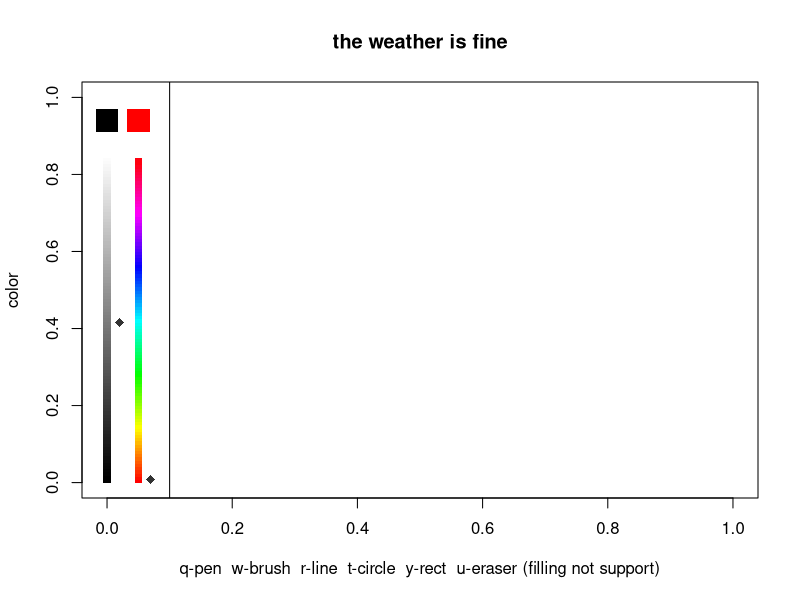

The R script that drew this image:
draw<-function(){
	x11()
	plot(c(0,0),xlim=c(0,1),ylim=c(0,1),col='white',main="the weather is fine",xlab="q-pen  w-brush  r-line  t-circle  y-rect  u-eraser (filling not support)",ylab='color')
	data<-data.frame(x=0,y=0)
	new<-F
	p1<-c(0.1475410,0.1743666)
	p2<-c(0.9090909,0.8569300)
	color<-c(1,50)
	pre.col<-color
	pen<-1
	cex<-5
	prex<-0
	prey<-0
	lin<-F
	cir<-F
	rec<-F
	tag<-100
	col.vector<-rainbow(100)
	for(i in 1:100){col.vector[i]<-substring(col.vector[i],1,7)}
	grey.vector<-99:0
	points(rep(0,100),100:1/100/1.2,col=paste("grey",grey.vector,sep=""),pch=15)
	points(rep(0.05,tag),1:tag/tag/1.2,col=col.vector,pch=15)
	points(c(0.07,0.02),c(pre.col[1]/tag,pre.col[2]/100)/1.2,pch=18,cex=1.2,col='white')
	points(c(0.07,0.02),c(color[1]/tag,color[2]/100)/1.2,pch=18,cex=1.2,col='grey20')
	points(0.05,0.94,pch=15,col=col.vector[color[1]],cex=3)
	points(0,0.94,pch=15,col='black',cex=3)
	abline(v=0.1)
	add1<-function(a,px,py){
		change.col<-function(){
			if(color[2]/100>=0.5 & color[1]>=0){col<-mixcolor((color[2]/100-0.5)*2,hex2RGB(col.vector[color[1]]),RGB(1,1,1))}
			else if(color[1]>=0){col<-mixcolor((0.5-color[2]/100)*2,hex2RGB(col.vector[color[1]]),RGB(0,0,0))}
			else if(color[1]==-1){col<-mixcolor(color[2]/100,RGB(0,0,0),RGB(1,1,1))}
			col<-col@coords
			return(rgb(col[1],col[2],col[3]))
		}
		show.col<-function(){
			points(c(0.07,0.02),c(pre.col[1]/tag,pre.col[2]/100)/1.2,pch=18,cex=1.2,col='white')
			points(c(0.07,0.02),c(color[1]/tag,color[2]/100)/1.2,pch=18,cex=1.2,col='grey20')
			points(0.05,0.94,pch=15,col=change.col(),cex=3)
			pre.col<<-color
		}
		choose.col<-function(x,y){
			if(abs(x)<0.01 & y>0 & y<1/1.2){color[2]<<-round(y*120)}
			else if(abs(x-0.05)<0.01 & y>0 & y<1/1.2){color[1]<<-round(y*1.2*100)}
			else if(abs(x)<0.03 & y>1/1.2){color[1]<<--1}
			show.col()
		}
		if(pen!=4){lin<<-F}
		if(pen!=5){cir<<-F}
		point<-function(x,y){
			temp<-matrix(c(runif(3*cex*10)),ncol=3)
			temp[,1]<-sin(temp[,1]*2*pi)*0.02*temp[,2]+px-0.01
			temp[,2]<-sin(temp[,3]*2*pi)*0.02*temp[,2]*cex/5+py-0.01
			points(temp,pch=16,cex=0.4,col=change.col())
		}
		line<-function(x,y){
			if(lin==F){lin<<-T}
			else{
				lines(c(x,prex),c(y,prey),type='l',lwd=5*cex/10,col=change.col())
				lin<<-F
			}
			prex<<-x
			prey<<-y
		}
		circle<-function(x,y){
			if(cir==F){cir<<-T}
			else{
				temp<-(1:1000)/1000
				ra<-sqrt((x-prex)^2+(y-prey)^2)
				points(prex+cos(temp*2*pi)*ra,prey+sin(temp*2*pi)*ra,cex=0.8*cex/10,col=change.col())
				cir<<-F
			}		
			prex<<-x
			prey<<-y	
		}
		rect<-function(x,y){
			if(rec==F){rec<<-T}
			else{
				lines(c(x,prex),c(prey,prey),type='l',lwd=5*cex/10,col=change.col())
				lines(c(x,x),c(y,prey),type='l',lwd=5*cex/10,col=change.col())
				lines(c(prex,prex),c(y,prey),type='l',lwd=5*cex/10,col=change.col())
				lines(c(x,prex),c(y,y),type='l',lwd=5*cex/10,col=change.col())
				rec<<-F
			}
			prex<<-x
			prey<<-y	
		}
		px<-round((px-p1[1])/(p2[1]-p1[1]),3)
		py<-round((py-p1[2])/(p2[2]-p1[2]),3)
		if(px<1 & px>-0.05 & py<1 & py>0){
			if(px<0.13){choose.col(px,py)}
			else{
				if(pen==1)points(px,py,pch=16,col=change.col(),cex=cex/10)
				if(pen==2)point(px,py)
				if(pen==3)painting(a,px,py)
				if(pen==4)line(px,py)
				if(pen==5)circle(px,py)
				if(pen==6)rect(px,py)
				if(pen==7)points(px,py,pch=16,col='white',cex=cex)	
			}
		}
		return(NULL)
	}
	add2<-function(a,px,py){
		change.col<-function(){
			if(color[2]/100>=0.5 & color[1]>=0){col<-mixcolor((color[2]/100-0.5)*2,hex2RGB(col.vector[color[1]]),RGB(1,1,1))}
			else if(color[1]>=0){col<-mixcolor((0.5-color[2]/100)*2,hex2RGB(col.vector[color[1]]),RGB(0,0,0))}
			else if(color[1]==-1){col<-mixcolor(color[2]/100,RGB(0,0,0),RGB(1,1,1))}
			col<-col@coords
			return(rgb(col[1],col[2],col[3]))
		}
		show.col<-function(){
			points(c(0.07,0.02),c(pre.col[1]/tag,pre.col[2]/100)/1.2,pch=18,cex=1.2,col='white')
			points(c(0.07,0.02),c(color[1]/tag,color[2]/100)/1.2,pch=18,cex=1.2,col='grey20')
			points(0.05,0.94,pch=15,col=change.col(),cex=3)
			pre.col<<-color
		}
		choose.col<-function(x,y){
			if(abs(x)<0.01 & y>0 & y<1/1.2){color[2]<<-round(y*120)}
			else if(abs(x-0.05)<0.01 & y>0 & y<1/1.2){color[1]<<-round(y*1.2*100)}
			else if(abs(x)<0.03 & y>1/1.2){color[1]<<--1}
			show.col()
		}
		if(pen!=4 & pen!=1){lin<<-F}
		if(pen!=5){cir<<-F}
		point<-function(x,y){
			temp<-matrix(c(runif(3*cex*10)),ncol=3)
			temp[,1]<-sin(temp[,1]*2*pi)*0.02*temp[,2]+px-0.01
			temp[,2]<-sin(temp[,3]*2*pi)*0.02*temp[,2]*cex/5+py-0.01
			points(temp,pch=16,cex=0.4,col=change.col())
		}
		line<-function(x,y){
			if(lin==F){lin<<-T}
			else{
				lines(c(x,prex),c(y,prey),type='l',lwd=5*cex/10,col=change.col())
				lin<<-F
			}
			prex<<-x
			prey<<-y
		}
		circle<-function(x,y){
			if(cir==F){cir<<-T}
			else{
				temp<-(1:1000)/1000
				ra<-sqrt((x-prex)^2+(y-prey)^2)
				points(prex+cos(temp*2*pi)*ra,prey+sin(temp*2*pi)*ra,cex=0.8*cex/10,col=change.col())
				cir<<-F
			}		
			prex<<-x
			prey<<-y	
		}
		rect<-function(x,y){
			if(rec==F){rec<<-T}
			else{
				lines(c(x,prex),c(prey,prey),type='l',lwd=5*cex/10,col=change.col())
				lines(c(x,x),c(y,prey),type='l',lwd=5*cex/10,col=change.col())
				lines(c(prex,prex),c(y,prey),type='l',lwd=5*cex/10,col=change.col())
				lines(c(x,prex),c(y,y),type='l',lwd=5*cex/10,col=change.col())
				rec<<-F
			}
			prex<<-x
			prey<<-y	
		}
		linep<-function(x,y){
			if(lin==F){lin<<-T}
			else{lines(c(x,prex),c(y,prey),type='l',lwd=5*cex/10,col=change.col())}
			prex<<-x
			prey<<-y
		}
		px<-round((px-p1[1])/(p2[1]-p1[1]),3)
		py<-round((py-p1[2])/(p2[2]-p1[2]),3)
		if(px<1 & px>-0.05 & py<1 & py>0){
			if(px<0.13){choose.col(px,py)}
			else{
				if(pen==1)linep(px,py)
				if(pen==2)point(px,py)
				if(pen==3)painting(a,px,py)
				if(pen==4)line(px,py)
				if(pen==5)circle(px,py)
				if(pen==6)rect(px,py)
				if(pen==7)points(px,py,pch=16,col='white',cex=cex)	
			}
		}
		return(NULL)
	}
	painting<-function(a,px,py){
		paint<-function(x,y){
			if(!(x<=1e-3 | y<=1e-3 | x>1 | y>1)){
				if(record[x*(1e+3),y*(1e+3)]==record[px*(1e+3),py*(1e+3)] & flag[x*(1e+3),y*(1e+3)]==0){
					##points(x,y,pch=15,cex=0.1,col=color)
					flag[x*(1e+3),y*(1e+3)]<<-1
					if(round(x,1)>(1e-3) & round(y,1)>(1e-3) & round(x,1)<=1-(1e-3) & round(y,1)<=1-(1e-3))if(flag[x*(1e+3),y*(1e+3)+1]==0)paint(x,y+(1e-3))
					if(round(x,1)>(1e-3) & round(y,1)>(1e-3) & round(x,1)<=1-(1e-3) & round(y,1)<=1-(1e-3))if(flag[x*(1e+3)+1,y*(1e+3)]==0)paint(x+(1e-3),y)
					if(round(x,1)>(1e-3) & round(y,1)>(1e-3) & round(x,1)<=1-(1e-3) & round(y,1)<=1-(1e-3))if(flag[x*(1e+3),y*(1e+3)-1]==0)paint(x,y-(1e-3))
					if(round(x,1)>(1e-3) & round(y,1)>(1e-3) & round(x,1)<=1-(1e-3) & round(y,1)<=1-(1e-3))if(flag[x*(1e+3)-1,y*(1e+3)]==0)paint(x-(1e-3),y)
				}
			}
		}
		px<-(px-p1[1])/(p2[1]-p1[1])
		py<-(py-p1[2])/(p2[2]-p1[2])
		px<-round(px,1)
		py<-round(py,1)
		x<-px
		y<-py
		##if(!(x<0 | y<0 | x>1 | y>1) & record[x*(1e+3),y*(1e+3)]==record[px*(1e+3),py*(1e+3)] & flag[x*(1e+3),y*(1e+3)]==0){paint(x,y)}
		return(NULL)
	}
	col<-function(K){
		K<-tolower(K)
		if(K=='q'){pen<<-1}
		if(K=='w'){pen<<-2}
		if(K=='e'){pen<<-3}
		if(K=='r'){pen<<-4}
		if(K=='t'){pen<<-5}
		if(K=='y'){pen<<-6}
		if(K=='u'){pen<<-7}
		if(K%in%as.character(1:9)){cex<<-as.numeric(K)}
		points(0,0,col='white')
	}
	getGraphicsEvent(prompt="create.reg",onMouseMove=add2,onMouseDown=add1,onKeybd=col)
}
draw()